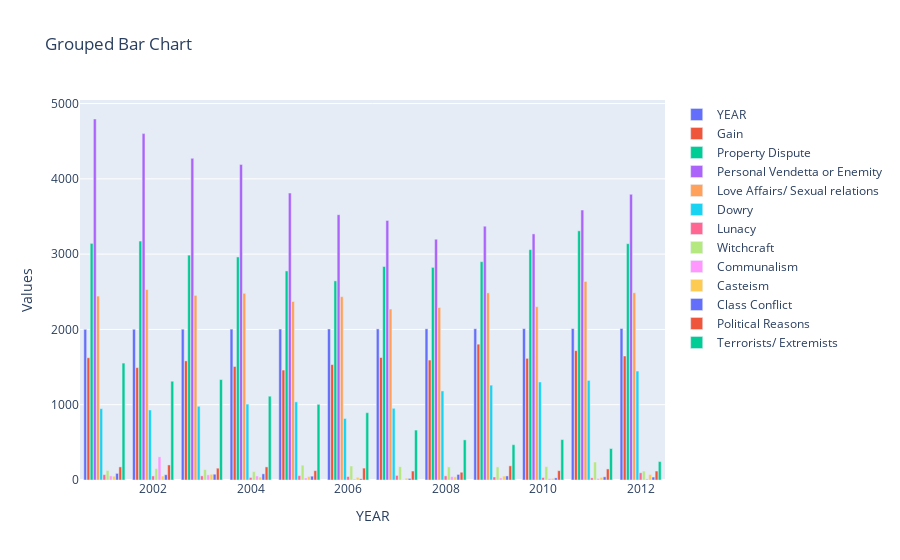

The notebook cell this image was saved under:
### Code cell
fig = make_subplots(rows=1, cols=1)
for i, col in enumerate(india_murder.columns[1:]):
    fig.add_trace(go.Bar(x=india_murder['YEAR'], y=india_murder[col], name=col), row=1, col=1)

fig.update_layout(title='Grouped Bar Chart',
                  xaxis_title='YEAR',
                  yaxis_title='Values',
                  barmode='group',
                  bargap=0.15,
                  bargroupgap=0.1)

### Figure 1 — Plotly figure (JSON) as saved in the notebook; plotly's stock layout.template omitted (floating-point values rounded to 4 significant figures)
{"data": [{"name": "YEAR", "type": "bar", "x": [2001, 2002, 2003, 2004, 2005, 2006, 2007, 2008, 2009, 2010, 2011, 2012], "xaxis": "x", "y": [2001, 2002, 2003, 2004, 2005, 2006, 2007, 2008, 2009, 2010, 2011, 2012], "yaxis": "y"}, {"name": "Gain", "type": "bar", "x": [2001, 2002, 2003, 2004, 2005, 2006, 2007, 2008, 2009, 2010, 2011, 2012], "xaxis": "x", "y": [1624, 1493, 1582, 1508, 1460, 1533, 1627, 1593, 1804, 1616, 1718, 1647], "yaxis": "y"}, {"name": "Property Dispute", "type": "bar", "x": [2001, 2002, 2003, 2004, 2005, 2006, 2007, 2008, 2009, 2010, 2011, 2012], "xaxis": "x", "y": [3143, 3174, 2987, 2963, 2777, 2645, 2836, 2824, 2900, 3060, 3310, 3139], "yaxis": "y"}, {"name": "Personal Vendetta or Enemity", "type": "bar", "x": [2001, 2002, 2003, 2004, 2005, 2006, 2007, 2008, 2009, 2010, 2011, 2012], "xaxis": "x", "y": [4795, 4601, 4272, 4190, 3811, 3524, 3448, 3198, 3371, 3269, 3586, 3795], "yaxis": "y"}, {"name": "Love Affairs/ Sexual relations", "type": "bar", "x": [2001, 2002, 2003, 2004, 2005, 2006, 2007, 2008, 2009, 2010, 2011, 2012], "xaxis": "x", "y": [2443, 2530, 2452, 2480, 2371, 2435, 2271, 2291, 2486, 2302, 2637, 2487], "yaxis": "y"}, {"name": "Dowry", "type": "bar", "x": [2001, 2002, 2003, 2004, 2005, 2006, 2007, 2008, 2009, 2010, 2011, 2012], "xaxis": "x", "y": [948, 930, 979, 1008, 1038, 817, 952, 1183, 1260, 1302, 1323, 1447], "yaxis": "y"}, {"name": "Lunacy", "type": "bar", "x": [2001, 2002, 2003, 2004, 2005, 2006, 2007, 2008, 2009, 2010, 2011, 2012], "xaxis": "x", "y": [71, 54, 55, 34, 58, 46, 61, 55, 40, 33, 29, 96], "yaxis": "y"}, {"name": "Witchcraft", "type": "bar", "x": [2001, 2002, 2003, 2004, 2005, 2006, 2007, 2008, 2009, 2010, 2011, 2012], "xaxis": "x", "y": [126, 151, 138, 111, 197, 186, 177, 175, 174, 178, 239, 119], "yaxis": "y"}, {"name": "Communalism", "type": "bar", "x": [2001, 2002, 2003, 2004, 2005, 2006, 2007, 2008, 2009, 2010, 2011, 2012], "xaxis": "x", "y": [55, 308, 68, 54, 27, 12, 6, 45, 28, 18, 21, 15], "yaxis": "y"}, {"name": "Casteism", "type": "bar", "x": [2001, 2002, 2003, 2004, 2005, 2006, 2007, 2008, 2009, 2010, 2011, 2012], "xaxis": "x", "y": [50, 53, 76, 39, 47, 36, 24, 42, 52, 21, 35, 73], "yaxis": "y"}, {"name": "Class Conflict", "type": "bar", "x": [2001, 2002, 2003, 2004, 2005, 2006, 2007, 2008, 2009, 2010, 2011, 2012], "xaxis": "x", "y": [88, 70, 77, 82, 51, 16, 21, 74, 54, 28, 42, 39], "yaxis": "y"}, {"name": "Political Reasons", "type": "bar", "x": [2001, 2002, 2003, 2004, 2005, 2006, 2007, 2008, 2009, 2010, 2011, 2012], "xaxis": "x", "y": [174, 200, 157, 174, 124, 158, 119, 103, 188, 124, 147, 119], "yaxis": "y"}, {"name": "Terrorists/ Extremists", "type": "bar", "x": [2001, 2002, 2003, 2004, 2005, 2006, 2007, 2008, 2009, 2010, 2011, 2012], "xaxis": "x", "y": [1553, 1312, 1334, 1113, 1005, 894, 663, 533, 469, 537, 418, 245], "yaxis": "y"}], "layout": {"bargap": 0.15, "bargroupgap": 0.1, "barmode": "group", "title": {"text": "Grouped Bar Chart"}, "xaxis": {"anchor": "y", "domain": [0, 1], "title": {"text": "YEAR"}}, "yaxis": {"anchor": "x", "domain": [0, 1], "title": {"text": "Values"}}}}
